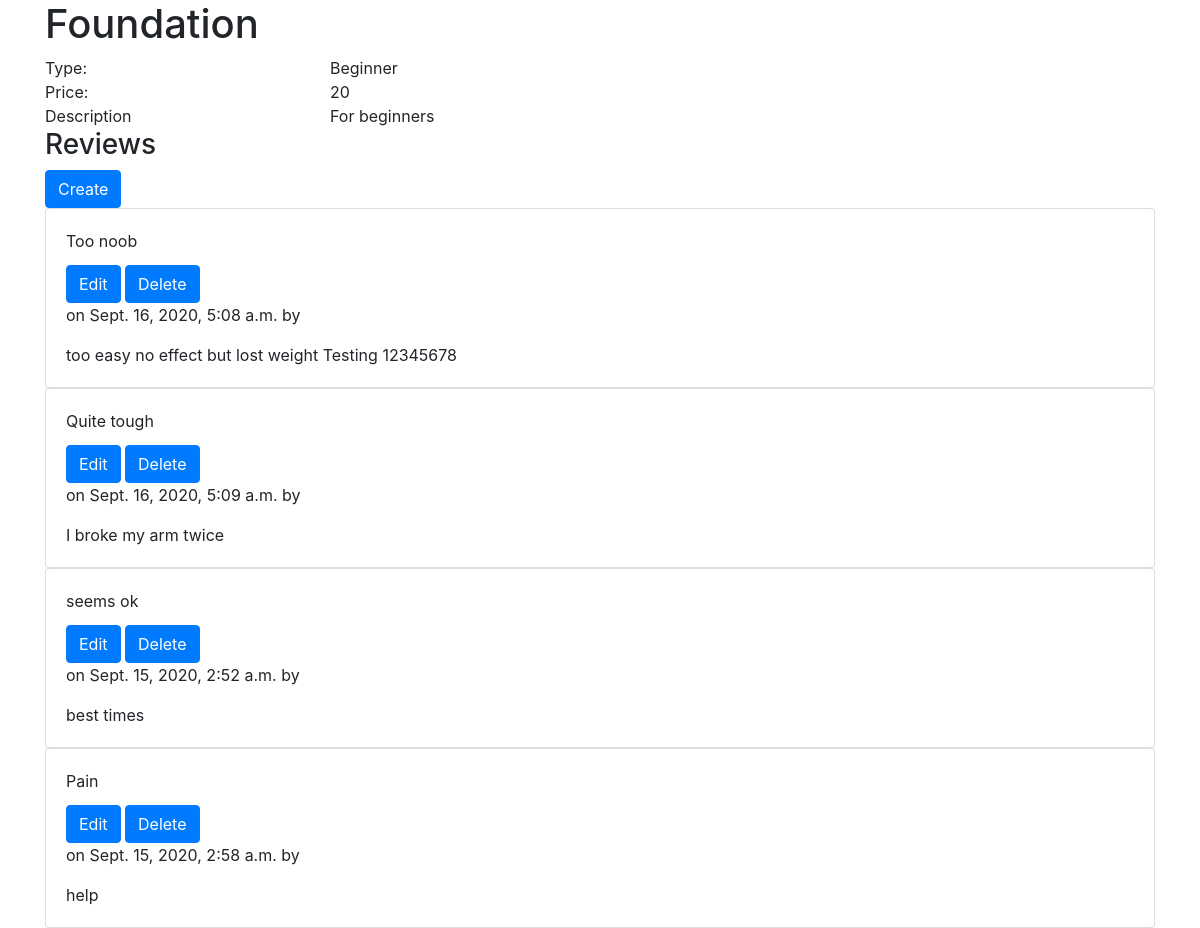
Before: /products/exercise/details/2 with the older database file.
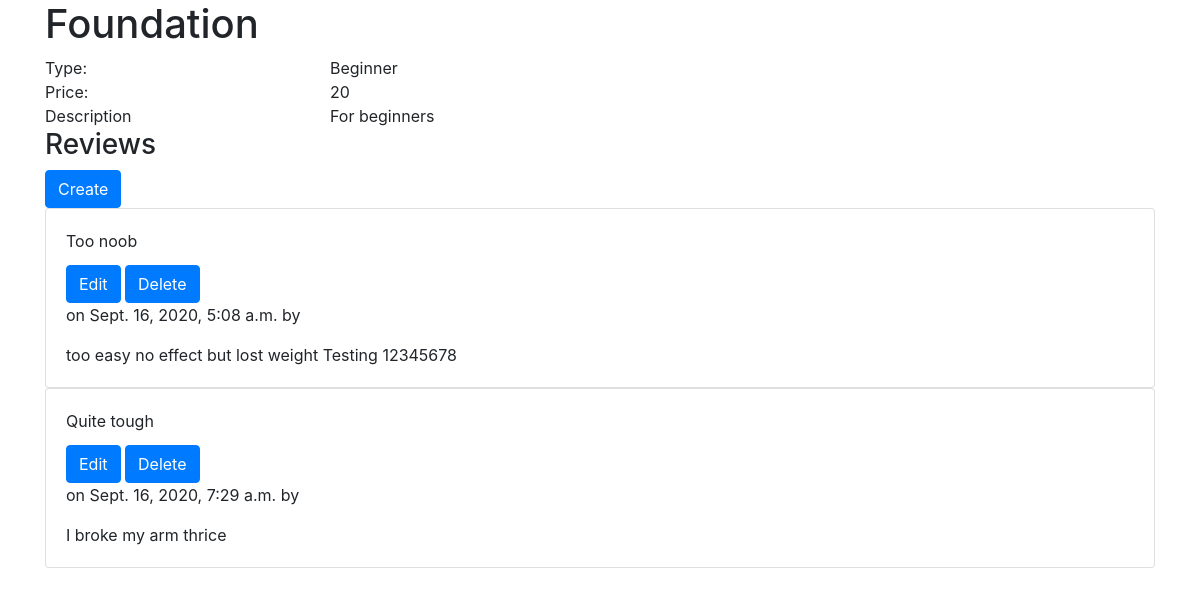
After: the same page with the newer database file.
### reviews/models.py (models this page shows, shortened)
class ExerciseReview(models.Model):
    title = models.CharField(blank=False, max_length=255)
    content = models.TextField(blank=False, max_length=255)
    datetime = models.DateTimeField(auto_now=True)
    exercise = models.ForeignKey(Exercise, on_delete=models.CASCADE)
    customer = models.ForeignKey(User, on_delete=models.CASCADE)

### products/views.py (the view)
def view_exercise_details(request, exercise_id):
    exercise_model = get_object_or_404(Exercise, pk=exercise_id)
    return render(request, 'products/exercise_details.template.html', {
        "exercise": exercise_model
    })

### products/models.py (called while the page is built)
    def __str__(self):
        return self.type

### products/templates/products/exercise_details.template.html (shortened to what this page needs)
{% extends 'base.template.html' %}
{% block content %}
<h1>{{exercise.title}}</h1>
<div class="row">
  <div class="col-3">
    Type:
  </div>
  <div class="col">
    {{exercise.exercise_type}}
  </div>
</div>
<div class="row">
  <div class="col-3">
    Price:
  </div>
  <div class="col">
    {{exercise.price}}
  </div>
</div>
<div class="row">
  <div class="col-3">Description</div>
  <div class="col">{{exercise.description}}</div>
</div>
<h3>Reviews</h3>
<a class="btn btn-primary" href="{% url 'create_exercise_review_route' exercise_id=exercise.id %}">Create</a>
{% for r in exercise.exercisereview_set.all %}
<div class="card">
  <div class="card-body">
    <div class="card-title">{{r.title}}</div>
    <a class="btn btn-primary" href="{% url 'update_exercise_review_route' exercisereview_id=r.id %}">Edit</a>
    <a class="btn btn-primary" href="{% url 'delete_exercise_review_route' exercisereview_id=r.id %}">Delete</a>
    <p>on {{r.datetime}} by {{r.customer.first_name}} {{r.customer.last_name}}</p>
    <div>
      {{r.content}}
    </div>
  </div>
</div>
{% endfor %}
{% endblock%}

Changed rows visible on the page:
removed ExerciseReview: title "seems ok", datetime "Sept. 15, 2020, 2:52 a.m.", content "best times"
removed ExerciseReview: title "Pain", datetime "Sept. 15, 2020, 2:58 a.m.", content "help"
changed ExerciseReview "Quite tough": datetime "Sept. 16, 2020, 5:09 a.m." → "Sept. 16, 2020, 7:29 a.m."; content "I broke my arm twice" → "I broke my arm thrice"
